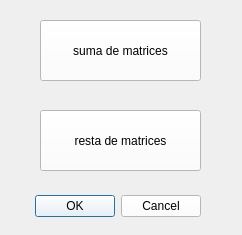
<?xml version="1.0" encoding="UTF-8"?>
<ui version="4.0">
 <class>sumas</class>
 <widget class="QDialog" name="sumas">
  <property name="geometry">
   <rect>
    <x>0</x>
    <y>0</y>
    <width>242</width>
    <height>235</height>
   </rect>
  </property>
  <property name="windowTitle">
   <string>Dialog</string>
  </property>
  <widget class="QDialogButtonBox" name="buttonBox">
   <property name="geometry">
    <rect>
     <x>30</x>
     <y>190</y>
     <width>171</width>
     <height>32</height>
    </rect>
   </property>
   <property name="styleSheet">
    <string notr="true">background-color: rgb(255, 255, 255);</string>
   </property>
   <property name="orientation">
    <enum>Qt::Horizontal</enum>
   </property>
   <property name="standardButtons">
    <set>QDialogButtonBox::Cancel|QDialogButtonBox::Ok</set>
   </property>
  </widget>
  <widget class="QPushButton" name="pushButton">
   <property name="geometry">
    <rect>
     <x>40</x>
     <y>20</y>
     <width>161</width>
     <height>61</height>
    </rect>
   </property>
   <property name="styleSheet">
    <string notr="true">background-color: rgb(255, 255, 255);</string>
   </property>
   <property name="text">
    <string>suma de matrices</string>
   </property>
  </widget>
  <widget class="QPushButton" name="pushButton_2">
   <property name="geometry">
    <rect>
     <x>40</x>
     <y>110</y>
     <width>161</width>
     <height>61</height>
    </rect>
   </property>
   <property name="styleSheet">
    <string notr="true">background-color: rgb(255, 255, 255);</string>
   </property>
   <property name="text">
    <string>resta de matrices</string>
   </property>
  </widget>
 </widget>
 <resources/>
 <connections>
  <connection>
   <sender>buttonBox</sender>
   <signal>accepted()</signal>
   <receiver>sumas</receiver>
   <slot>accept()</slot>
   <hints>
    <hint type="sourcelabel">
     <x>248</x>
     <y>254</y>
    </hint>
    <hint type="destinationlabel">
     <x>157</x>
     <y>274</y>
    </hint>
   </hints>
  </connection>
  <connection>
   <sender>buttonBox</sender>
   <signal>rejected()</signal>
   <receiver>sumas</receiver>
   <slot>reject()</slot>
   <hints>
    <hint type="sourcelabel">
     <x>316</x>
     <y>260</y>
    </hint>
    <hint type="destinationlabel">
     <x>286</x>
     <y>274</y>
    </hint>
   </hints>
  </connection>
 </connections>
</ui>
